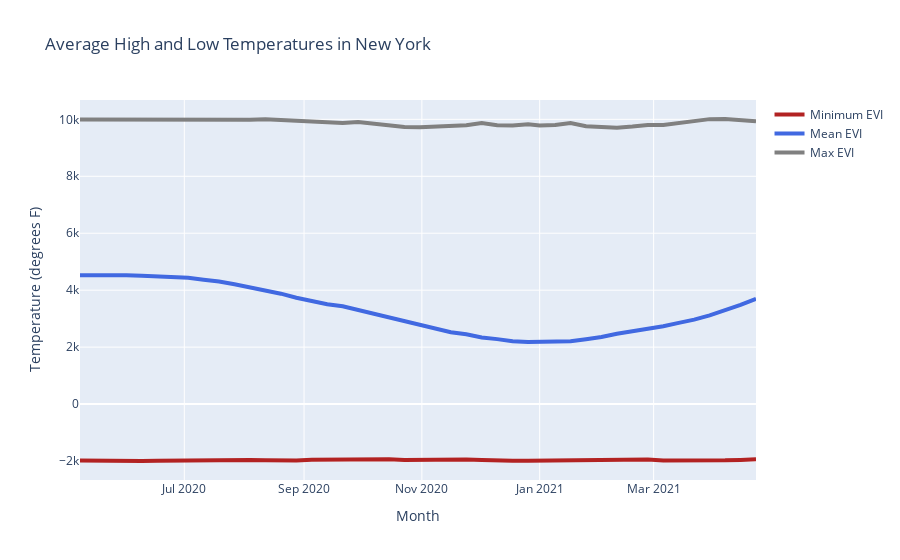

Notebook code for this chart:
### Code cell
# reference taken from following link
fig = go.Figure()
# Create and style traces
fig.add_trace(go.Scatter(x=date, y=min, name='Minimum EVI',
                         line=dict(color='firebrick', width=4)))
fig.add_trace(go.Scatter(x=date, y=mean, name = 'Mean EVI',
                         line=dict(color='royalblue', width=4)))
fig.add_trace(go.Scatter(x=date, y=max, name='Max EVI',
                         line=dict(color='gray', width=4) 
))
# Edit the layout
fig.update_layout(title='Average High and Low Temperatures,
                   xaxis_title='Month',
                   yaxis_title='Temperature (degrees F)')


fig.show()
